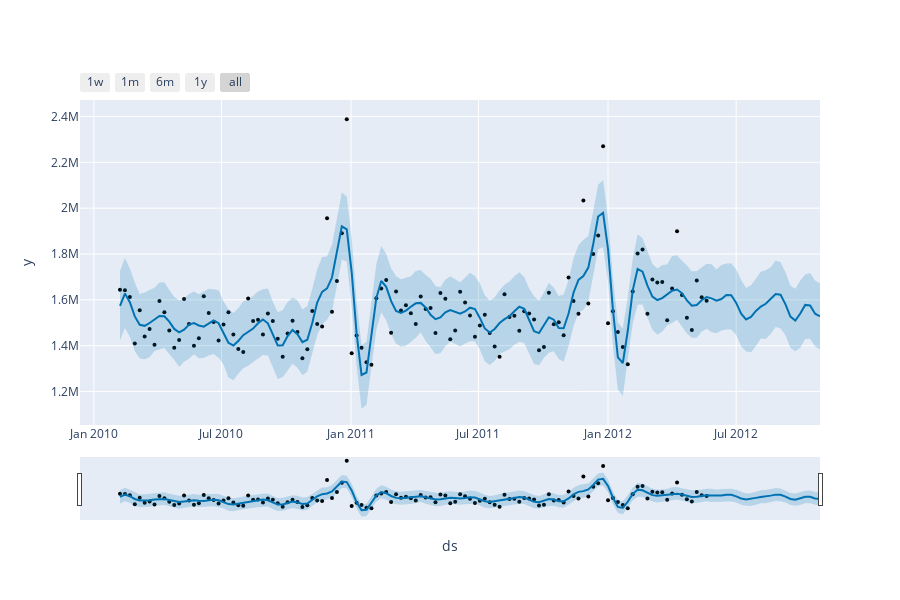

The notebook cell this image was saved under:
### Code cell
fig3 = plot_plotly(m, forecast)
fig3
